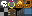

A level layout from a 2D game, rendered from its tile map. Below: a short description, then the map file with its tile-grid data intact:
An orthogonal 4x2 tile map with 8x8 px tiles, 1 tile layer (ground), 2 tilesets, 1 image layer and 2 objects (spawn).

<map version="1.10" tiledversion="1.10.2" orientation="orthogonal" renderorder="right-down" width="4" height="2" tilewidth="8" tileheight="8" infinite="0" nextlayerid="4" nextobjectid="3">
 <tileset firstgid="1" source="../tilesets/environment.tsx" />
 <tileset firstgid="46" source="../tilesets/items-collection.tsx" />
 <layer id="1" name="ground" width="4" height="2">
  <data encoding="csv">
1,2,3,4,
5,6,7,8
</data>
 </layer>
 <objectgroup id="2" name="objects">
  <object id="1" name="spawn" class="spawn" x="8" y="8" width="8" height="8" />
  <object id="2" template="../templates/chest.tx" x="16" y="16" />
 </objectgroup>
 <imagelayer id="3" name="backdrop">
  <image source="../images/items-alt-8x8.png" width="128" height="8" />
 </imagelayer>
</map>
